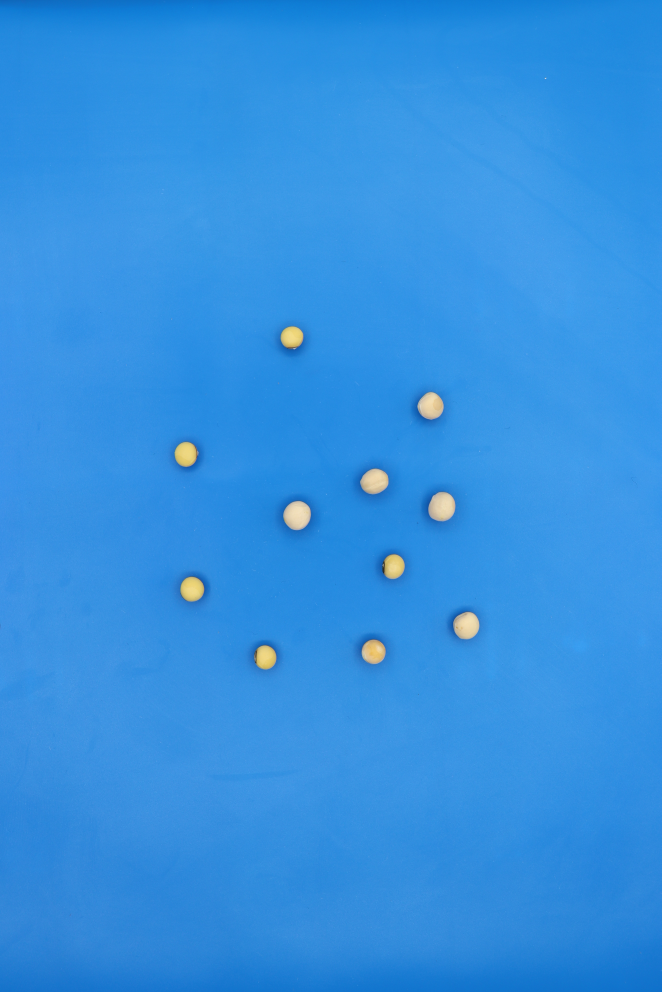
#> input picture IMG_1340.JPG, 1984 x 2976 px (shown at 1/3 size)
$ jupyter execute count_seeds.ipynb
#> lines starting #> are read from the running program, lines starting #| are printed output that depends on the picture; after the words box and inside, x2 and y2 are one past the last pixel; in counts of white or black regions, pixels touching at a corner belong together
### func.py
import cv2
import numpy as np

def detect_objects(frame):
    gray = cv2.cvtColor(frame, cv2.COLOR_BGR2GRAY)
    mask = cv2.adaptiveThreshold(gray, 255, cv2.ADAPTIVE_THRESH_MEAN_C,
                                 cv2.THRESH_BINARY_INV, 19, 5)
    contours, _ = cv2.findContours(mask, cv2.RETR_EXTERNAL, cv2.CHAIN_APPROX_SIMPLE)
    return [cnt for cnt in contours if cv2.contourArea(cnt) > 2000]

### count_seeds.ipynb
[cell 1]
# Impor Library
import numpy as np
import pandas as pd
import matplotlib.pyplot as plt
from PIL import Image
import sys
import cv2
from cv2 import aruco
from func import detect_objects

[cell 2]
# read the image and view the image
# Import images to view and analyze
img = cv2.imread("IMG_1340.JPG")
#> img is the input picture: shape (2976, 1984, 3); mean B, G, R 225.1, 144.9, 51.3

# read the image by convert it from BLUE GREEN RED TO RED GREEN BLUE  colors
img = cv2.cvtColor(img, cv2.COLOR_BGR2RGB)

# Display using Matplotlib
plt.figure(figsize=(8, 6))
plt.imshow(img)
plt.axis("off")  # Hide axes
plt.show()

[cell 3]
# draw contour around seed
img = cv2.imread("IMG_1340.JPG")
img= cv2.cvtColor(img, cv2.COLOR_BGR2RGB)
contours = detect_objects(img)
#> in detect_objects, `mask = cv2.adaptiveThreshold(gray, 255, cv2.ADAPTIVE_THRESH_MEAN_C, cv..`:
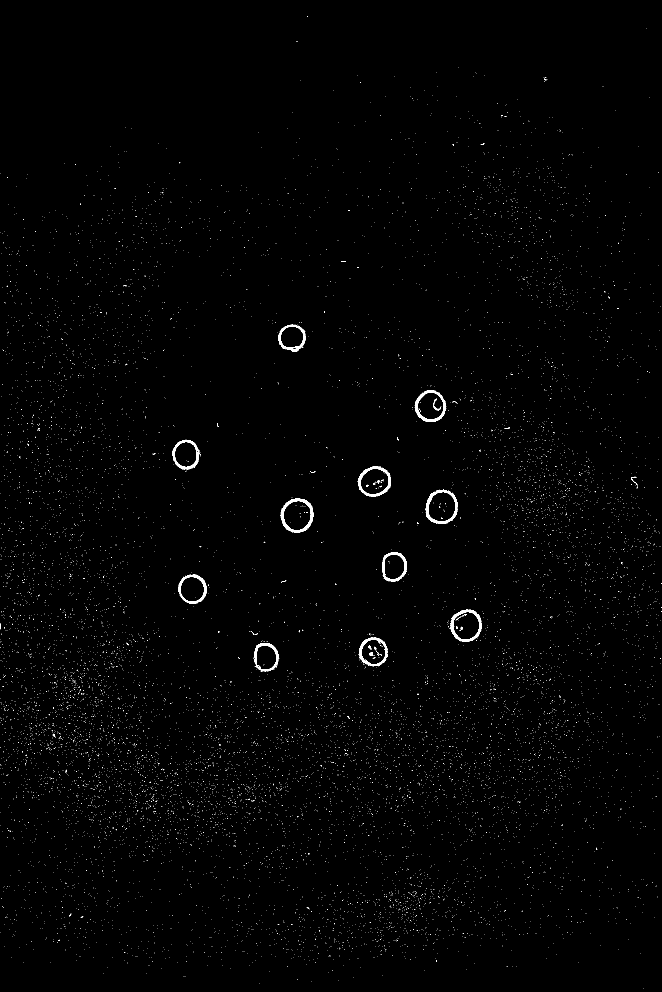
#> mask: shape (2976, 1984) (shown at 1/3 size); 0.64% white; 12244 white regions (12211 under 20 px)
#> in detect_objects, `contours, _ = cv2.findContours(mask, cv2.RETR_EXTERNAL, cv2.CHAIN_APPR..`: contours = 12158 contours, 12146 with area under 20; largest, box (x1, y1, x2, y2) and area: (841, 1496, 941, 1599) 7722, (1277, 1468, 1374, 1572) 7634, (1351, 1828, 1446, 1926) 6918, (1073, 1398, 1173, 1491) 6796, (1244, 1170, 1339, 1266) 6671
#> contours = 10 contours; largest, box (x1, y1, x2, y2) and area: (841, 1496, 941, 1599) 7722, (1277, 1468, 1374, 1572) 7634, (1351, 1828, 1446, 1926) 6918, (1073, 1398, 1173, 1491) 6796, (1244, 1170, 1339, 1266) 6671

# Draw Contours
for cnt in contours:
    cv2.drawContours(img, [cnt], -1, (0, 0, 255), 10)
#> this loop made 10 passes

# Display using Matplotlib
plt.figure(figsize=(8, 6))
plt.imshow(img)
plt.axis("off")  # Hide axes
plt.show()

[cell 4]
import cv2
import numpy as np

# Load image
img = cv2.imread("IMG_1340.JPG")

# Convert to grayscale
gray = cv2.cvtColor(img, cv2.COLOR_BGR2GRAY)
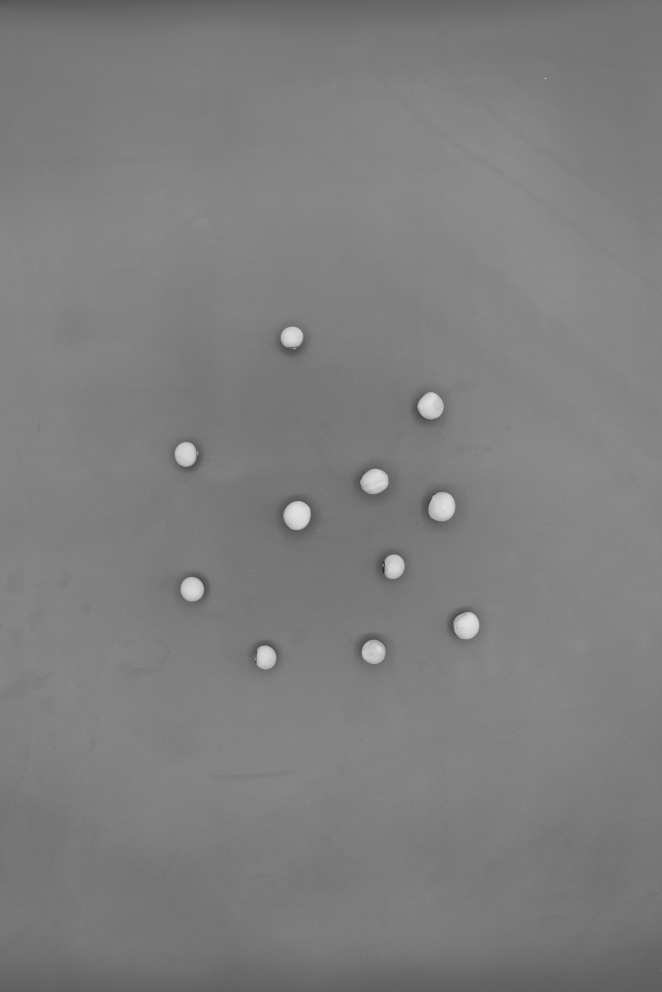
#> gray: shape (2976, 1984) (shown at 1/3 size); min 21, max 238, mean 126.1

# Apply edge detection
edges = cv2.Canny(gray, 50, 150)
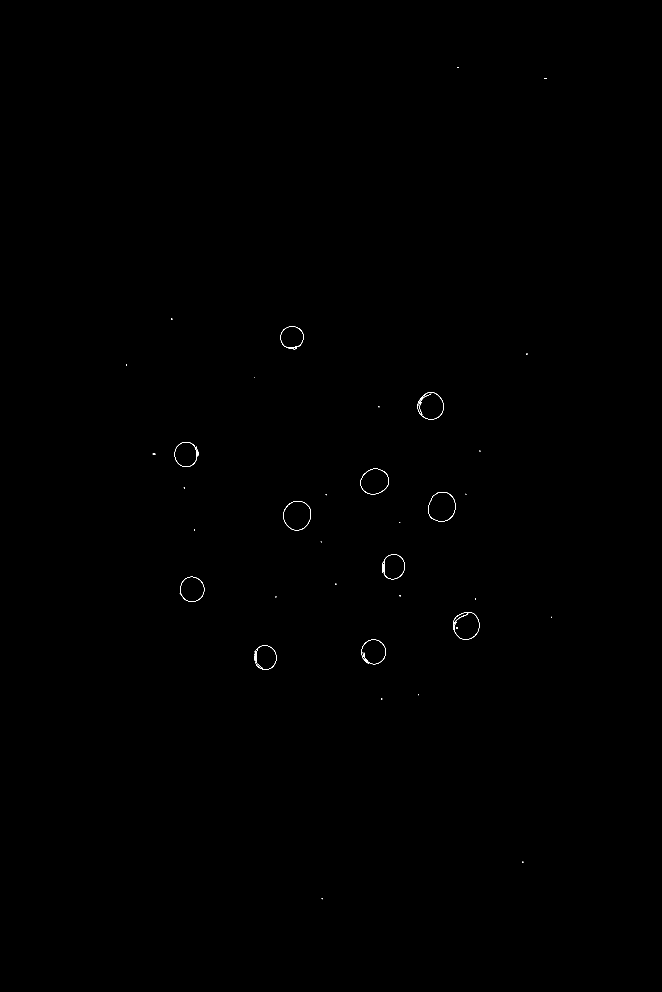
#> edges: shape (2976, 1984) (shown at 1/3 size); 0.06% white in thin lines or dots, all inside (x1, y1, x2, y2) = (378, 201, 1656, 2698)

# Find contours
contours, _ = cv2.findContours(edges, cv2.RETR_EXTERNAL, cv2.CHAIN_APPROX_SIMPLE)
#> contours = 48 contours, 34 with area under 20; largest, box (x1, y1, x2, y2) and area: (1285, 1476, 1367, 1565) 5688, (849, 1503, 933, 1591) 5660, (1359, 1836, 1439, 1919) 5066, (1080, 1406, 1166, 1484) 5025, (1252, 1176, 1331, 1259) 4898

# Count number of objects
num_objects = len(contours)
#> num_objects = 48
print(f"Number of detected objects: {num_objects}")
#| Number of detected objects: 48

# Draw contours and label them
for i, cnt in enumerate(contours):
    cv2.drawContours(img, [cnt], -1, (0, 0, 255), 3)  # Draw contour in red

    # Get object center and label it
    M = cv2.moments(cnt)
    if M["m00"] != 0:  # Prevent division by zero
        cx = int(M["m10"] / M["m00"])
        cy = int(M["m01"] / M["m00"])
        cv2.putText(img, f"{i+1}", (cx, cy), cv2.FONT_HERSHEY_SIMPLEX, 1, (255, 255, 255), 2)
#> this loop made 48 passes
#> (cnt, cx, cy) on passes 2, 11, 13, 15, 22, 41, 46, 47, 48: ([[1567, 2585], [1567, 2587], [1569, 2587], [1569, 2585]], 1568, 2586), ([[1425, 1795], [1425, 1797], [1427, 1797], [1427, 1795]], 1426, 1796), ([[1199, 1785], [1199, 1788], [1201, 1788], [1201, 1785]], 1200, 1786), ([[1006, 1751], [1006, 1753], [1008, 1753], [1008, 1751]], 1007, 1752), ([[1198, 1567], [1198, 1568], [1199, 1567], [1200, 1567]], 1198, 1567), ([[378, 1094], [378, 1096], [380, 1096], [380, 1094]], 379, 1095), ([[513, 956], [513, 958], [516, 958], [516, 956]], 514, 957), ([[1634, 234], [1634, 236], [1638, 236], [1638, 234]], 1636, 235), ([[1372, 201], [1372, 203], [1374, 203], [1374, 201]], 1373, 202)
#> (cx, cy) on passes 1, 3, 4, 5, 6, 7: (965, 2694), (1144, 2096), (1255, 2083), (779, 1997), (766, 1981), (796, 1969)

# Display using Matplotlib
plt.figure(figsize=(8, 6))
plt.imshow(img)
plt.axis("off")  # Hide axes
plt.show()

[cell 5]
import cv2
import numpy as np

# Load image
img = cv2.imread("IMG_1340.JPG")

# Convert to grayscale
gray = cv2.cvtColor(img, cv2.COLOR_BGR2GRAY)

# Apply Gaussian Blur to reduce noise
blurred = cv2.GaussianBlur(gray, (15, 15), 0)

# Apply Adaptive Thresholding for better segmentation
thresh = cv2.adaptiveThreshold(blurred, 255, cv2.ADAPTIVE_THRESH_GAUSSIAN_C,
                               cv2.THRESH_BINARY_INV, 11, 2)
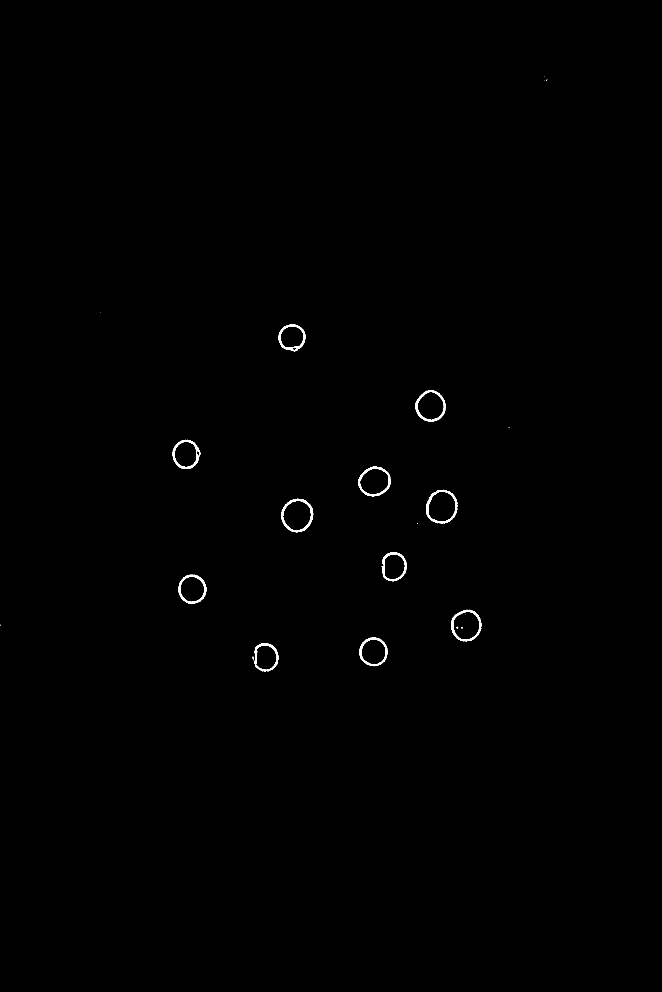
#> thresh: shape (2976, 1984) (shown at 1/3 size); 0.29% white; 26 white regions (14 under 20 px)

# Find contours
contours, _ = cv2.findContours(thresh, cv2.RETR_EXTERNAL, cv2.CHAIN_APPROX_SIMPLE)
#> contours = 23 contours, 12 with area under 20; largest, box (x1, y1, x2, y2) and area: (1278, 1469, 1373, 1571) 7312, (844, 1496, 940, 1597) 7308, (1353, 1829, 1445, 1924) 6592, (1074, 1399, 1172, 1489) 6517, (1246, 1171, 1338, 1265) 6392

# Filter contours by area (remove very small objects)
filtered_contours = [cnt for cnt in contours if cv2.contourArea(cnt) > 500]  # Adjust 500 based on image
#> filtered_contours = 11 contours; largest, box (x1, y1, x2, y2) and area: (1278, 1469, 1373, 1571) 7312, (844, 1496, 940, 1597) 7308, (1353, 1829, 1445, 1924) 6592, (1074, 1399, 1172, 1489) 6517, (1246, 1171, 1338, 1265) 6392

# Count valid objects
num_objects = len(filtered_contours)
#> num_objects = 11
print(f"Number of detected objects: {num_objects}")
#| Number of detected objects: 11

# Draw filtered contours and label them
for i, cnt in enumerate(filtered_contours):
    cv2.drawContours(img, [cnt], -1, (0, 0, 0), 5)  # Red contours

    # Get object center
    M = cv2.moments(cnt)
    if M["m00"] != 0:  # Prevent division by zero
        cx = int(M["m10"] / M["m00"])
        cy = int(M["m01"] / M["m00"])
#> this loop made 11 passes
#> (cx, cy) on passes 1 to 11: (798, 1968), (1120, 1954), (1398, 1876), (576, 1767), (1181, 1699), (891, 1545), (1325, 1520), (1123, 1444), (557, 1362), (1291, 1218), (875, 1012)
        #cv2.putText(img, f"{i+1}", (cx, cy), cv2.FONT_HERSHEY_SIMPLEX, 3, (0, 0, 0), 10)

# Display using Matplotlib
plt.figure(figsize=(8, 6))
plt.imshow(img)
plt.axis("off")  # Hide axes
plt.show()

[cell 6]
import cv2
import numpy as np

# Load image
img = cv2.imread("circles_new.jpg")
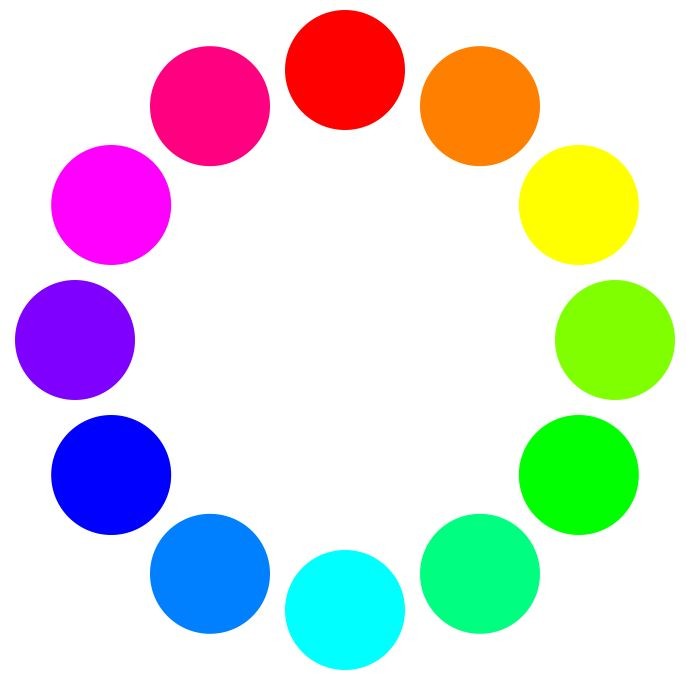
#> input picture circles_new.jpg, 686 x 676 px
#> img is the input picture: shape (676, 686, 3); mean B, G, R 217.3, 217.5, 217.3

# Convert to grayscale
gray = cv2.cvtColor(img, cv2.COLOR_BGR2GRAY)
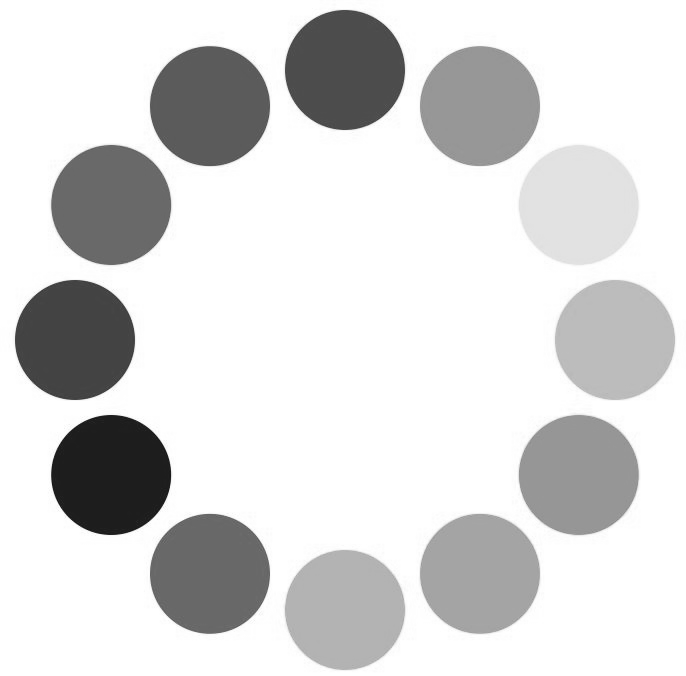
#> gray: shape (676, 686); min 19, max 255, mean 217.4

# Apply Gaussian Blur to reduce noise
blurred = cv2.GaussianBlur(gray, (5, 5), 0)
#> blurred: shape (676, 686)

# Apply Adaptive Thresholding for better segmentation
thresh = cv2.adaptiveThreshold(blurred, 255, cv2.ADAPTIVE_THRESH_GAUSSIAN_C,
                               cv2.THRESH_BINARY_INV, 11, 2)
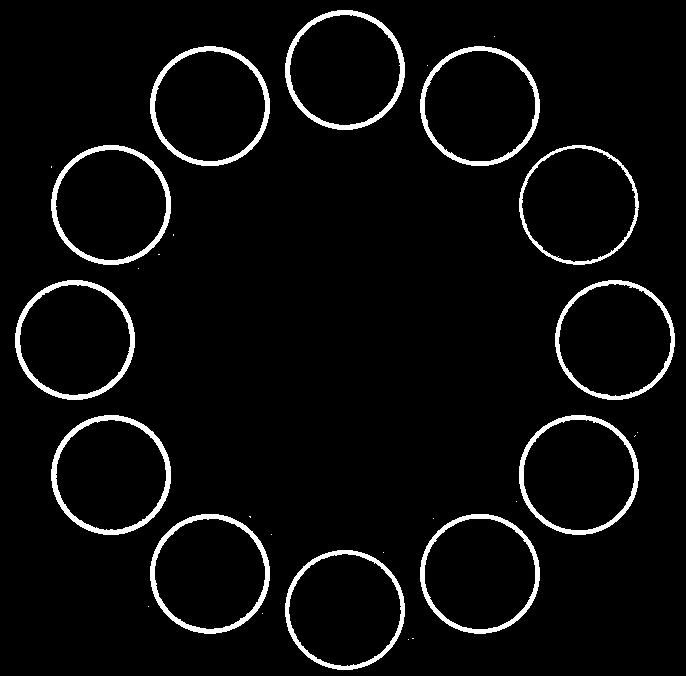
#> thresh: shape (676, 686); 4.5% white; 29 white regions (17 under 20 px)

# Find contours
contours, _ = cv2.findContours(thresh, cv2.RETR_EXTERNAL, cv2.CHAIN_APPROX_SIMPLE)
#> contours = 29 contours, 17 with area under 20; largest, box (x1, y1, x2, y2) and area: (519, 415, 639, 535) 11155, (51, 145, 171, 265) 11148, (150, 46, 270, 166) 11147, (420, 514, 540, 634) 11143, (51, 415, 171, 535) 11142

# Filter contours by area (remove very small objects)
filtered_contours = [cnt for cnt in contours if cv2.contourArea(cnt) > 300]  # Adjust 500 based on image
#> filtered_contours = 12 contours; largest, box (x1, y1, x2, y2) and area: (519, 415, 639, 535) 11155, (51, 145, 171, 265) 11148, (150, 46, 270, 166) 11147, (420, 514, 540, 634) 11143, (51, 415, 171, 535) 11142

# Count valid objects
num_objects = len(filtered_contours)
#> num_objects = 12
print(f"Number of detected objects: {num_objects}")
#| Number of detected objects: 12

# Draw filtered contours and label them
for i, cnt in enumerate(filtered_contours):
    cv2.drawContours(img, [cnt], -1, (0, 0, 0), 5)  # Red contours

    # Get object center
    M = cv2.moments(cnt)
    if M["m00"] != 0:  # Prevent division by zero
        cx = int(M["m10"] / M["m00"])
        cy = int(M["m01"] / M["m00"])
#> this loop made 12 passes
#> (cx, cy) on passes 1 to 12: (344, 609), (479, 573), (209, 573), (578, 474), (110, 474), (614, 339), (74, 339), (578, 204), (110, 204), (479, 105), (209, 105), (344, 69)
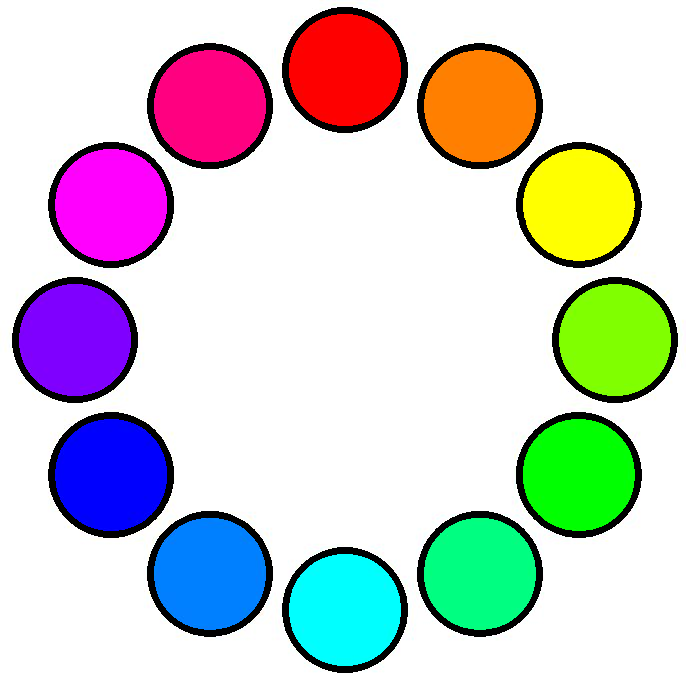
#> img: shape (676, 686, 3); 6.38% of pixels changed, all inside (x1, y1, x2, y2) = (12, 7, 678, 673)
        #cv2.putText(img, f"{i+1}", (cx, cy), cv2.FONT_HERSHEY_SIMPLEX, 3, (0, 0, 0), 10)

# Display using Matplotlib
plt.figure(figsize=(8, 6))
plt.imshow(img)
plt.axis("off")  # Hide axes
plt.show()
